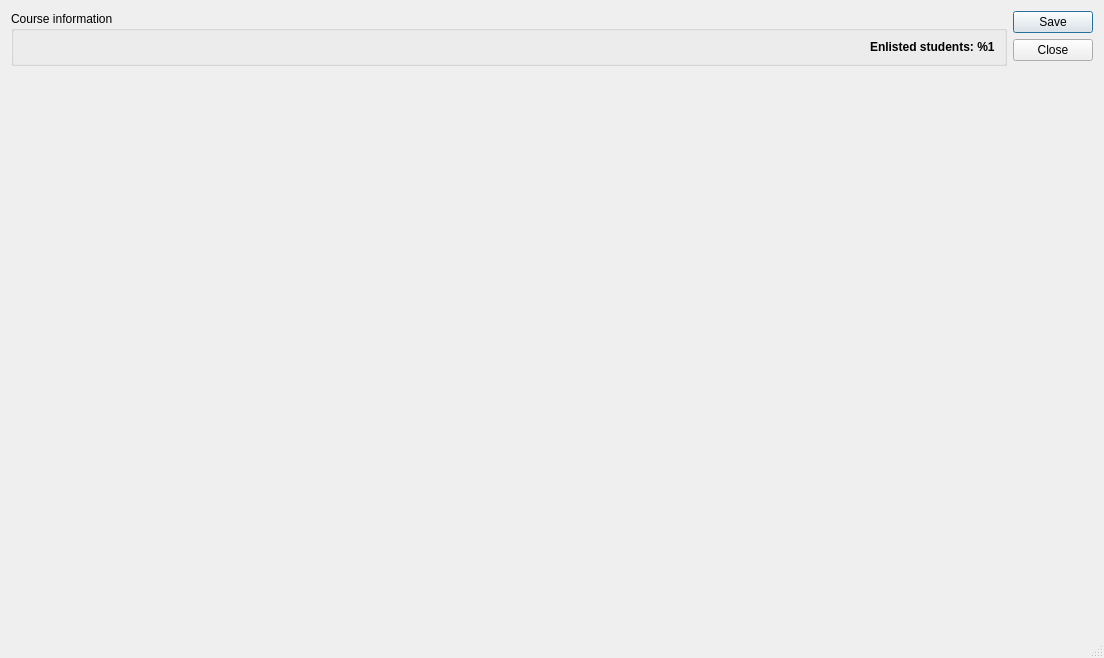
<?xml version="1.0" encoding="UTF-8"?>
<ui version="4.0">
 <class>CourseDetailsDialog</class>
 <widget class="QDialog" name="CourseDetailsDialog">
  <property name="geometry">
   <rect>
    <x>0</x>
    <y>0</y>
    <width>1104</width>
    <height>658</height>
   </rect>
  </property>
  <property name="windowTitle">
   <string>Course details</string>
  </property>
  <property name="sizeGripEnabled">
   <bool>true</bool>
  </property>
  <property name="modal">
   <bool>true</bool>
  </property>
  <layout class="QHBoxLayout" name="horizontalLayout">
   <item>
    <layout class="QVBoxLayout" name="verticalLayout" stretch="0,1">
     <item>
      <widget class="QGroupBox" name="groupBox">
       <property name="title">
        <string>Course information</string>
       </property>
       <layout class="QGridLayout" name="gridLayout" columnstretch="0,5,0">
        <item row="0" column="0">
         <widget class="QLabel" name="codeLabel">
          <property name="font">
           <font>
            <weight>75</weight>
            <bold>true</bold>
           </font>
          </property>
          <property name="text">
           <string/>
          </property>
         </widget>
        </item>
        <item row="0" column="1">
         <widget class="QLabel" name="nameLabel">
          <property name="font">
           <font>
            <weight>75</weight>
            <bold>true</bold>
           </font>
          </property>
          <property name="text">
           <string/>
          </property>
         </widget>
        </item>
        <item row="0" column="2">
         <widget class="QLabel" name="totalStudentsLabel">
          <property name="font">
           <font>
            <weight>75</weight>
            <bold>true</bold>
           </font>
          </property>
          <property name="text">
           <string>Enlisted students: %1</string>
          </property>
         </widget>
        </item>
       </layout>
      </widget>
     </item>
     <item>
      <widget class="paso::widget::AddRemoveEntitiesForm" name="addRemoveEntitiesForm" native="true"/>
     </item>
    </layout>
   </item>
   <item>
    <widget class="QDialogButtonBox" name="buttonBox">
     <property name="orientation">
      <enum>Qt::Vertical</enum>
     </property>
     <property name="standardButtons">
      <set>QDialogButtonBox::Close|QDialogButtonBox::Save</set>
     </property>
    </widget>
   </item>
  </layout>
 </widget>
 <customwidgets>
  <customwidget>
   <class>paso::widget::AddRemoveEntitiesForm</class>
   <extends>QWidget</extends>
   <header>addremoveentitiesform.h</header>
   <container>1</container>
  </customwidget>
 </customwidgets>
 <resources/>
 <connections/>
</ui>
